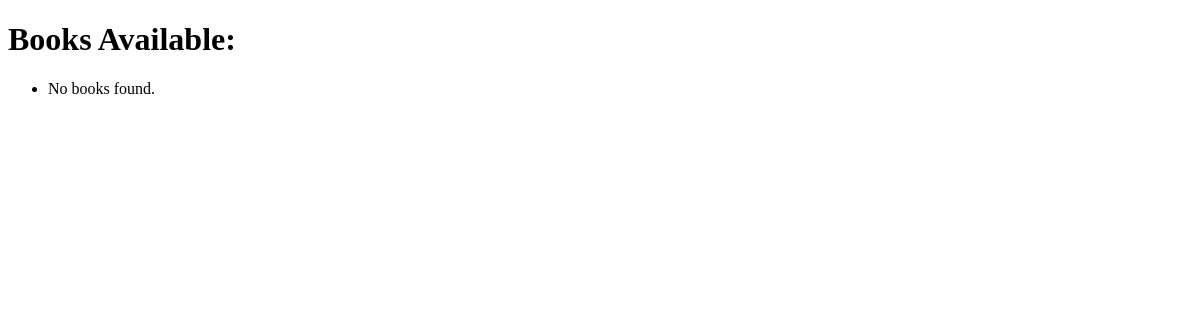
Before: /relationship/books/ with the older database file.
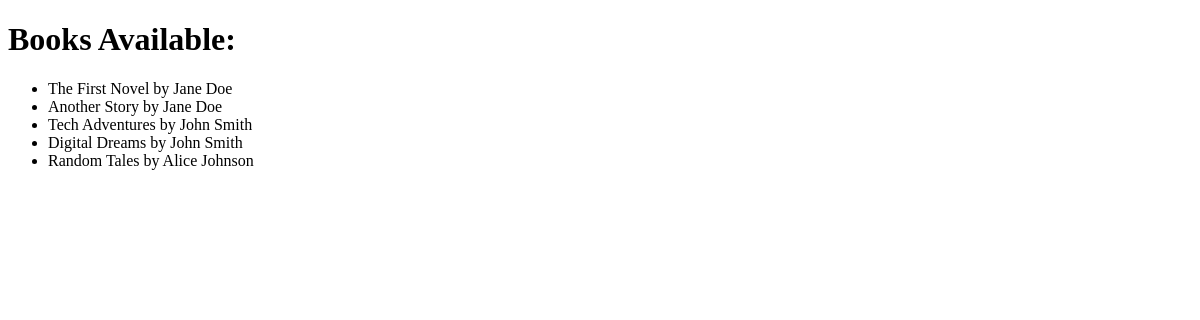
After: the same page with the newer database file.
### relationship_app/models.py (models this page shows, shortened)
class Book(models.Model):
    title = models.CharField(max_length=200)
    author = models.ForeignKey(Author, on_delete=models.CASCADE)
    class Meta:
        permissions = [
           ("can_add_book", "Can add book"),
            ("can_change_book", "Can change book"),
            ("can_delete_book", "Can delete book"),
        ]

class Author(models.Model):
    name = models.CharField(max_length=100)

### relationship_app/views.py (the view)
# urls.py: path('books/', views.list_books, name='book_list'),
def list_books(request):
    books = Book.objects.all()
    context = {
        'books': books
    }
    return render(request, 'relationship_app/list_books.html', context)

### relationship_app/templates/relationship_app/list_books.html (shortened to what this page needs)
<!DOCTYPE html>
<html lang="en">
<head>
</head>
<body>
    <h1>Books Available:</h1>
    <ul>
        {% for book in books %}
            <li>{{ book.title }} by {{ book.author.name }}</li>
        {% empty %}
            <li>No books found.</li>
        {% endfor %}
    </ul>
</body>
</html>

Changed rows visible on the page:
added Book: title "The First Novel", author.name "Jane Doe"
added Book: title "Another Story", author.name "Jane Doe"
added Book: title "Tech Adventures", author.name "John Smith"
added Book: title "Digital Dreams", author.name "John Smith"
added Book: title "Random Tales", author.name "Alice Johnson"
Other visible differences:
text no longer shown: "No books found."
